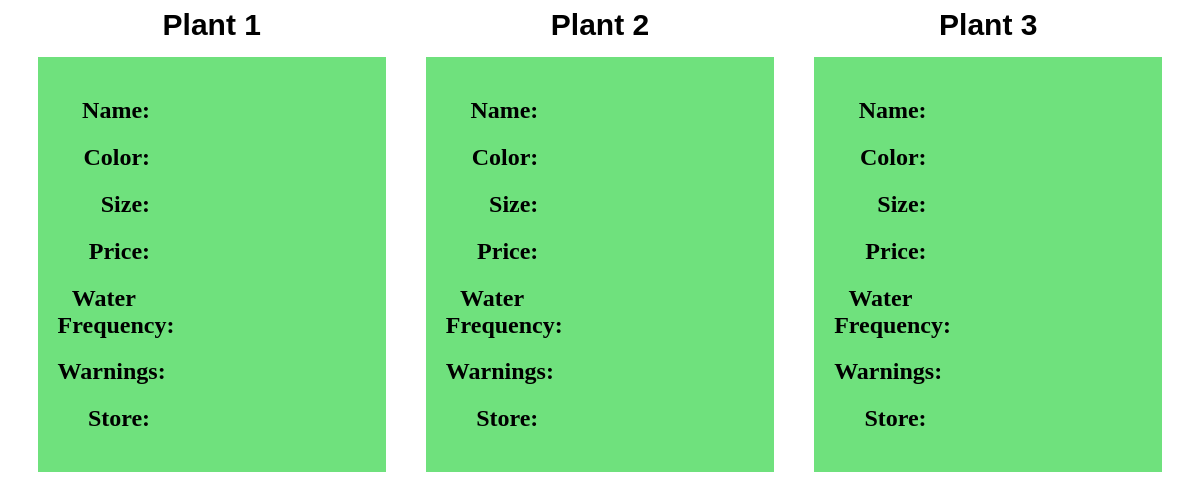
Before: /results.php with the older database file.
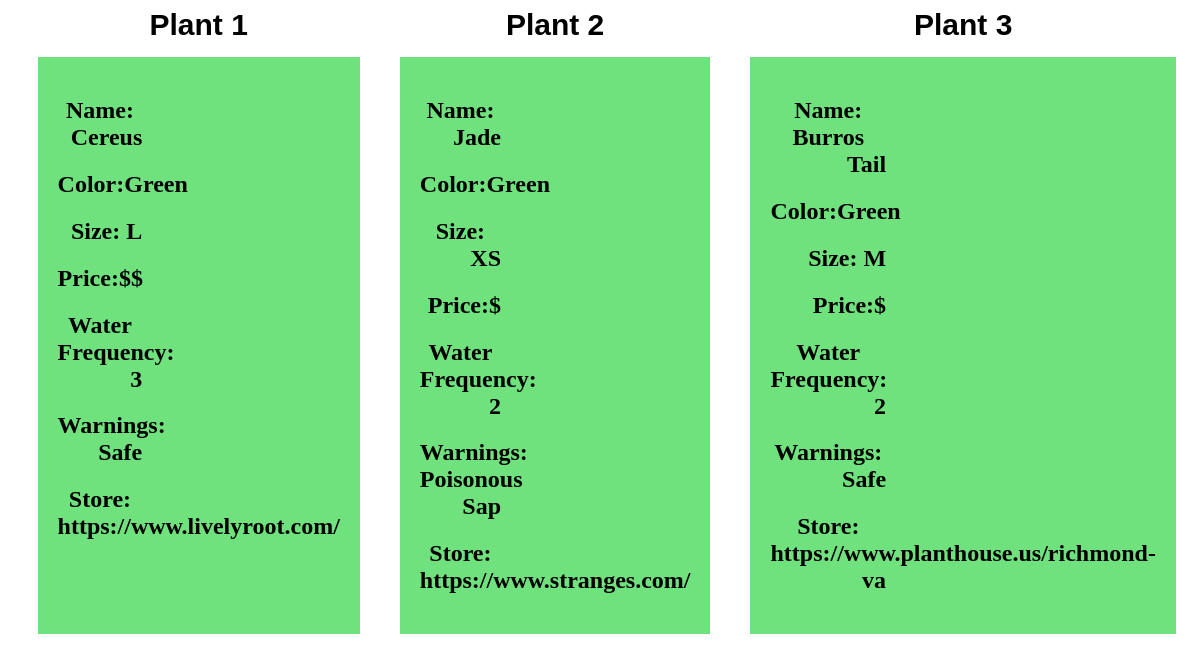
After: the same page with the newer database file.
### tables this page shows
create table if not EXISTS plants(
    plant_ID int AUTO_INCREMENT not null,
    plant_name VARCHAR(255) not null,
    plant_species varchar(255) not null,
    plant_color VARCHAR(255) not null,
    plant_climate_zone varchar(255) not null,
    plant_difficulty int not null,
    plant_light varchar(255) not null,
    plant_water INT default 1 not null,
    plant_price_range varchar(255) not null,
    plant_size varchar(255) not null,
    plant_warning varchar(255),
    store_ID int,
    primary key (plant_ID),
    foreign key (store_ID) references store(store_ID),
    constraint CHK_plant check (plant_size in ('XS','S','M','L') 
        and plant_warning in ('Safe', 'Poisonous Sap', 'Allergies', 'Not Pet Safe', 'Not Child Safe', 'Not Pet Safe + Not Child Safe', 'Not Pet Safe + Not Child Safe + Poisonous Sap','Not Pet Safe + Not Child Safe + Allergies + Poisonous Sap')                     
        and plant_species in ('cacti', 'fern', 'palm', 'flowering', 'succulent', 'common house'))
);

CREATE table IF NOT EXISTS store(
    store_ID INT auto_increment not NULL,
    store_name varchar(255),
    store_link varchar(255),
    online boolean not null default false,
    primary key (store_ID)
);

### results.php (the view, shortened to what this page needs)
<?php
include "DBConnection.php";
$sql = "SELECT * FROM plants left join store on plants.store_ID = store.store_ID WHERE plant_size = ''+$size + '';";
$result = mysqli_query($conn, $sql);
$row = mysqli_fetch_assoc($result);
$color = $row['plant_color'];
$price = $row['plant_price_range'];
$size = $row['plant_size'];
$warning = $row['plant_warning'];
$store = $row['store_link'];
$plant_name = $row['plant_name'];
$plant_water = $row['plant_water'];
?>
<!DOCTYPE html>
<html lang="en">
  <head>
    <link rel="stylesheet" href="./resultsstyle.css">
  </head>
  <body>
    <main>
        <div id="content">
        <div class="title">Plant 1</div>
        <div class="title">Plant 2</div>
        <div class="title">Plant 3</div>
        <div class = "sec">
            <h2>Name: <?php echo $plant_name; ?> </h2>
            <h2>Color:<?php echo $color; ?> </h2>
            <h2>Size: <?php echo $size; ?></h2>
            <h2>Price:<?php echo $price; ?> </h2>
            <h2>Water Frequency: <?php echo $plant_water; ?></h2>
            <h2>Warnings: <?php echo $warning; ?></h2>
            <h2>Store: <?php echo $store; ?></h2>
        </div>
        <?php
$row = mysqli_fetch_assoc($result);
$color = $row['plant_color'];
$price = $row['plant_price_range'];
$size = $row['plant_size'];
$warning = $row['plant_warning'];
$store = $row['store_link'];
$plant_name = $row['plant_name'];
$plant_water = $row['plant_water'];
?>
        <div class = "sec">
        <h2>Name: <?php echo $plant_name; ?> </h2>
            <h2>Color:<?php echo $color; ?> </h2>
            <h2>Size: <?php echo $size; ?></h2>
            <h2>Price:<?php echo $price; ?> </h2>
            <h2>Water Frequency: <?php echo $plant_water; ?></h2>
            <h2>Warnings: <?php echo $warning; ?></h2>
            <h2>Store: <?php echo $store; ?></h2>
        </div>
        <?php
$row = mysqli_fetch_assoc($result);
$color = $row['plant_color'];
$price = $row['plant_price_range'];
$size = $row['plant_size'];
$warning = $row['plant_warning'];
$store = $row['store_link'];
$plant_name = $row['plant_name'];
$plant_water = $row['plant_water'];
?>
        <div class = "sec">
        <h2>Name: <?php echo $plant_name; ?> </h2>
            <h2>Color:<?php echo $color; ?> </h2>
            <h2>Size: <?php echo $size; ?></h2>
            <h2>Price:<?php echo $price; ?> </h2>
            <h2>Water Frequency: <?php echo $plant_water; ?></h2>
            <h2>Warnings: <?php echo $warning; ?></h2>
            <h2>Store: <?php echo $store; ?></h2>
        </div>
        </div>
    </main>
  </body>
</html>

### resultsstyle.css (style rules this page uses)
body { text-align: center; }
#content { display: grid; grid-template-columns: repeat(3,1fr); grid-column-gap: 40px; max-width: 95%; margin: 0 auto; }
.sec { background: #6fe17d; padding: 20px; }
h2 { text-align-last: right; margin-right: 70%; }
.title { font-family: Arial, Helvetica, sans-serif; font-size: 30px; padding-bottom: 15px; font-weight: bold; }

Changed rows visible on the page:
added plants: plant_name "Cereus", plant_color "Green", plant_size "L", plant_price_range "$$", plant_water "3", plant_warning "Safe"
added store: store_link "https://www.livelyroot.com/"
added plants: plant_name "Jade", plant_color "Green", plant_size "XS", plant_price_range "$", plant_water "2", plant_warning "Poisonous Sap"
added store: store_link "https://www.stranges.com/"
added plants: plant_name "Burros Tail", plant_color "Green", plant_size "M", plant_price_range "$", plant_water "2", plant_warning "Safe"
added store: store_link "https://www.planthouse.us/richmond-va"
